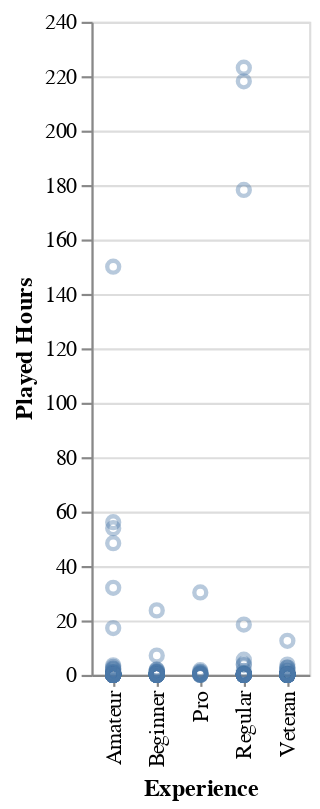

The cell this chart's notebook holds for it:
### Markdown cell above
Figure 3: No relationship between age and hours played. Scatter plot of quantitive variables filtered_player_data with a prediction line(Black). age(x-axis) is plotted against played_hours(y-axis). n=190 player data represented in graph. Predicted values of hours played (black line) for K-NN regression model (K=70).

### Code cell
#Plot preliminary graph
experience_plot = alt.Chart(player_data).mark_point(opacity=0.4).encode(
    x=alt.X('experience:N').title("Experience"),
    y=alt.Y("played_hours:Q").title("Played Hours"),
)
experience_plot

### Figure 1 — Vega-Lite specification as saved in the notebook (floating-point values rounded to 4 significant figures; data arrays with more than 128 entries replaced by an {"elided": "..."} marker saying what was removed)
{"config": {"view": {"continuousWidth": 300, "continuousHeight": 300}}, "data": {"name": "data-673ac0e893480839d2a6a0a89500734b"}, "mark": {"type": "point", "opacity": 0.4}, "encoding": {"x": {"field": "experience", "title": "Experience", "type": "nominal"}, "y": {"field": "played_hours", "title": "Played Hours", "type": "quantitative"}}, "$schema": "https://vega.github.io/schema/vega-lite/v5.20.1.json", "datasets": {"data-673ac0e893480839d2a6a0a89500734b": {"elided": "196 records"}}}
